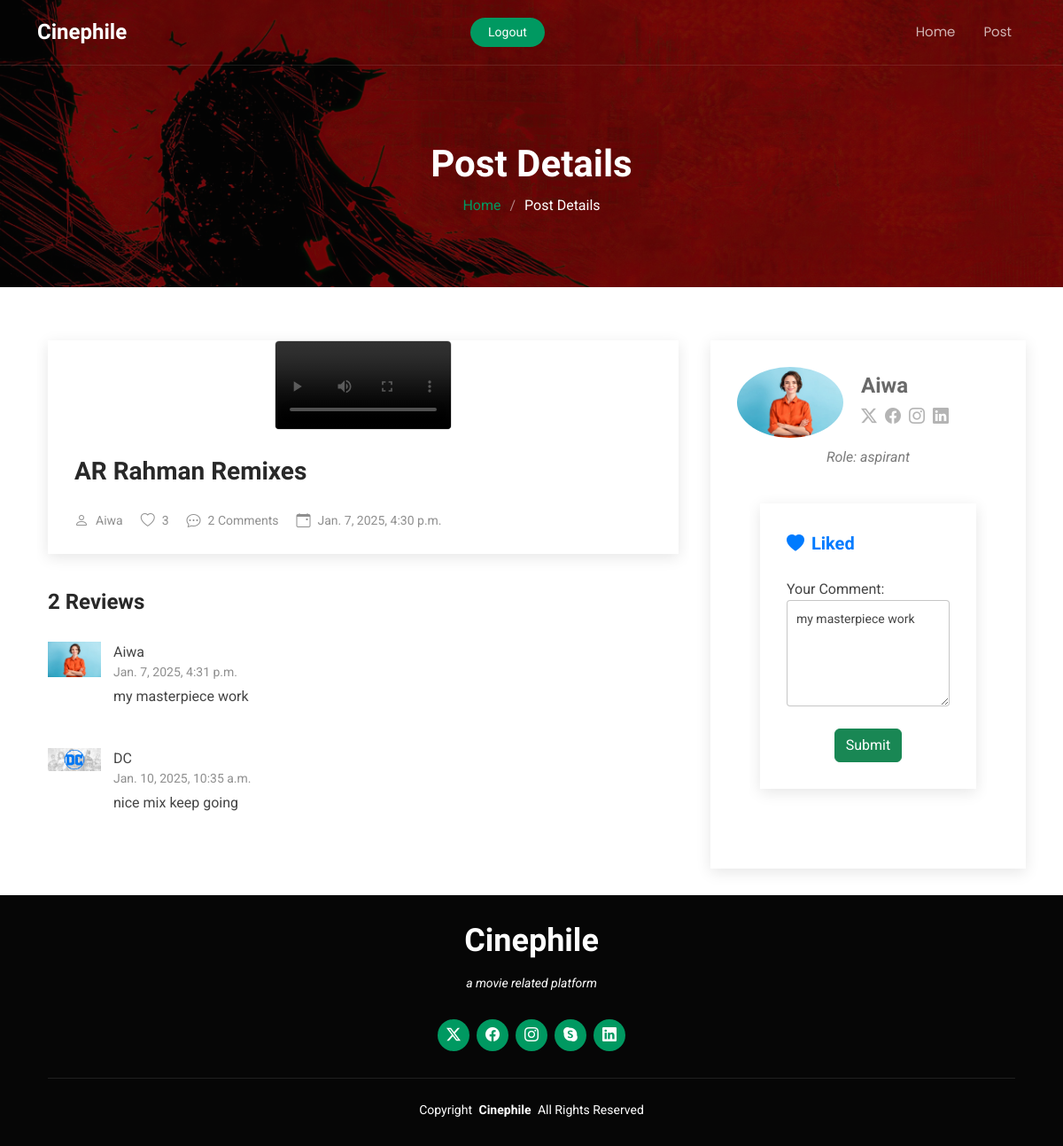
Page /post_details/16 (signed in) on the earlier database version.
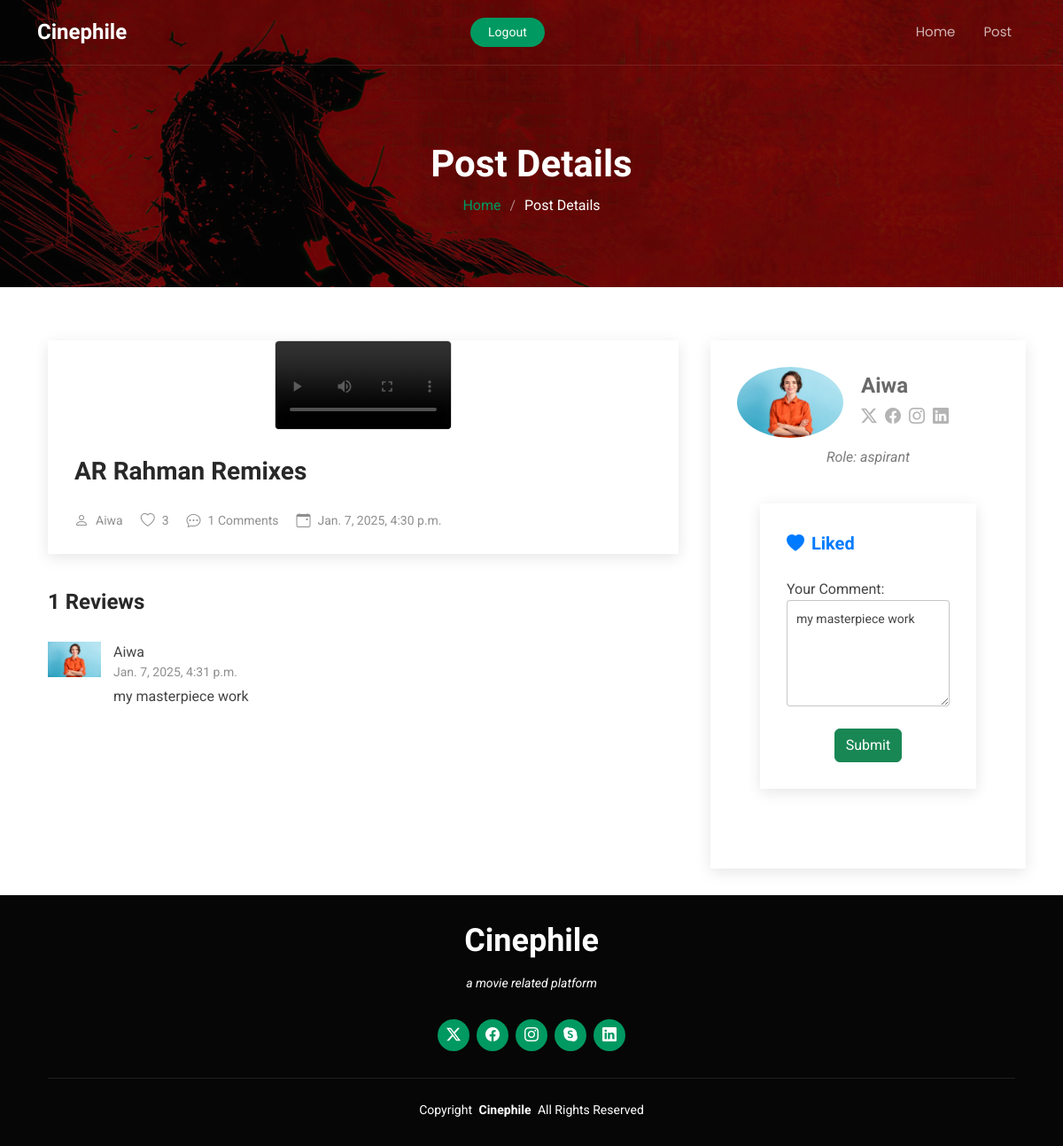
Same page on the later database version.
### cinephile/models.py (models this page shows, shortened)
class Reactions(models.Model):
    post = models.ForeignKey(AspirantPosts, on_delete=models.CASCADE)
    user = models.ForeignKey(User, on_delete=models.CASCADE)
    like = models.BooleanField(default=False)
    comment = models.TextField(blank=True, null=True)
    is_commented = models.BooleanField(default=False)
    uploaded_at = models.DateTimeField(auto_now_add=True)

class User(AbstractUser):
    USER_ROLES = [
        ('critics', 'Critics'),
        ('aspirant', 'Aspirant'),
        ('agency', 'Agency'),
    ]
    mobile = models.CharField(max_length=15, blank=True, null=True)
    location = models.CharField(max_length=100, blank=True, null=True)
    role = models.CharField(max_length=10, choices=USER_ROLES, blank=True, null=True)
    image = models.ImageField(upload_to='profile_image/', blank=True, null=True)
    verification_status = models.BooleanField(default=False)

### cinephile/views.py (the view, shortened to what this page needs)
# urls.py: path('post_details/<int:post_id>', views.post_details, name='post_details'),
@login_required
def post_details(request, post_id):
    post = get_object_or_404(AspirantPosts, id=post_id)
    reactions = Reactions.objects.filter(post=post, is_commented=True)
    likes = Reactions.objects.filter(like=True, post=post).count()
    comments = Reactions.objects.filter(is_commented=True, post=post).count()
    self_reaction = Reactions.objects.filter(user=request.user, post=post).first()
    context = {
        'post': post,
        'likes': likes,
        'comments': comments,
        'reactions': reactions,
        'self_reaction': self_reaction,
    }
    return render(request, 'post_details.html', context)

### cinephile/models.py (called while the page is built)
    def get_file_type(self):
        extension = self.file.name.split('.')[-1].lower()
        if extension in ['jpg', 'jpeg', 'png', 'gif']:
            return 'image'
        elif extension in ['mp4', 'avi', 'mov']:
            return 'video'
        elif extension in ['doc', 'docx', 'pdf', 'xlsx']:
            return 'document'
        return 'other'

### templates/post_details.html (shortened to what the changed rows need)
{% load static %}
<!DOCTYPE html>
<html lang="en">
<head>
  <link href="{% static 'assets/vendor/bootstrap/css/bootstrap.min.css' %}" rel="stylesheet">
  <link href="{% static 'assets/vendor/bootstrap-icons/bootstrap-icons.css' %}" rel="stylesheet">
  <link href="{% static 'assets/vendor/aos/aos.css' %}" rel="stylesheet">
  <link href="{% static 'assets/vendor/glightbox/css/glightbox.min.css' %}" rel="stylesheet">
  <link href="{% static 'assets/vendor/swiper/swiper-bundle.min.css' %}" rel="stylesheet">
  <link href="{% static 'assets/css/main.css' %}" rel="stylesheet">
</head>
<body class="blog-details-page">
  <header id="header" class="header d-flex align-items-center fixed-top">
    <div class="container position-relative d-flex align-items-center justify-content-between">
      <a href="" class="logo d-flex align-items-center me-auto me-xl-0">
        <h1 class="sitename">Cinephile</h1>
      </a>
    </div>
  </header>
  <main class="main">
    <div class="page-title dark-background" data-aos="fade" style="background-image: url(../static/assets/img/batman_fanart-wallpaper-2560x1080.jpg);">
      <div class="container position-relative">
        <h1>Post Details</h1>
      </div>
    </div>
    <div class="container">
      <div class="row">
        <div class="col-lg-8">
          <section id="blog-details" class="blog-details section" data-aos="fade-up">
            <div class="container">
              <article class="article">
                <h2 class="title">{{ post.description }}</h2>
                <div class="meta-top">
                  <ul>
                    <li class="d-flex align-items-center"><i class="bi bi-chat-dots"></i> <a href="">{{comments}} Comments</a></li>
                  </ul>
                </div>
              </article>
            </div>
          </section>
          <section id="blog-comments" class="blog-comments section" data-aos="fade-up">
            <div class="container">
              <h4 class="comments-count">{{ comments }} Reviews</h4>
              {% for reaction in reactions %}
              <div id="comment-1" class="comment">
                <div class="d-flex">
                  <div class="comment-img"><img src="{{ reaction.user.image.url }}" alt=""></div>
                  <div>
                      <span>{{ reaction.user.username }}</span>
                      <time datetime="2020-01-01">{{ reaction.uploaded_at }}</time>
                    <p>
                     {{reaction.comment}}
                    </p>
                  </div>
                </div>
              </div>
              {% endfor %}
            </div>
          </section>
        </div>
        <div class="col-lg-4 sidebar">
          <div class="widgets-container">
            <div class="blog-author-widget widget-item" data-aos="fade-up">
              <div class="d-flex flex-column align-items-center">
                <section id="comment-form" class="comment-form section">
                    <div class="container">
                        <form action="{% url 'post_details' post.id %}" method="post">
                            <div class="row">
                                <div class="col form-group">
                                    <label for="comment">Your Comment:</label>
                                    <textarea id="comment" rows="4" class="form-control" placeholder="Write your comment here..." name="comment">{{ self_reaction.comment }}</textarea>
                                </div>
                            </div>
                        </form>
                    </div>
                </section>
              </div>
            </div>
          </div>
        </div>
      </div>
    </div>
  </main>
</body>
</html>

Differences in the rows shown:
no longer on this page (row edited): Reactions: user.image (picture), user.username "DC", uploaded_at "Jan. 10, 2025, 10:35 a.m.", comment "nice mix keep going"
Other differences:
{{ comments }}: "2" → "1"
